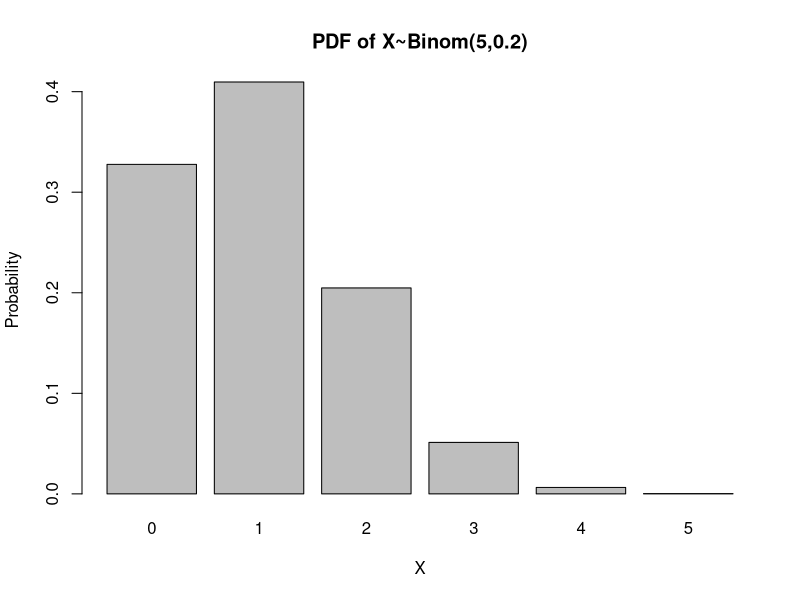
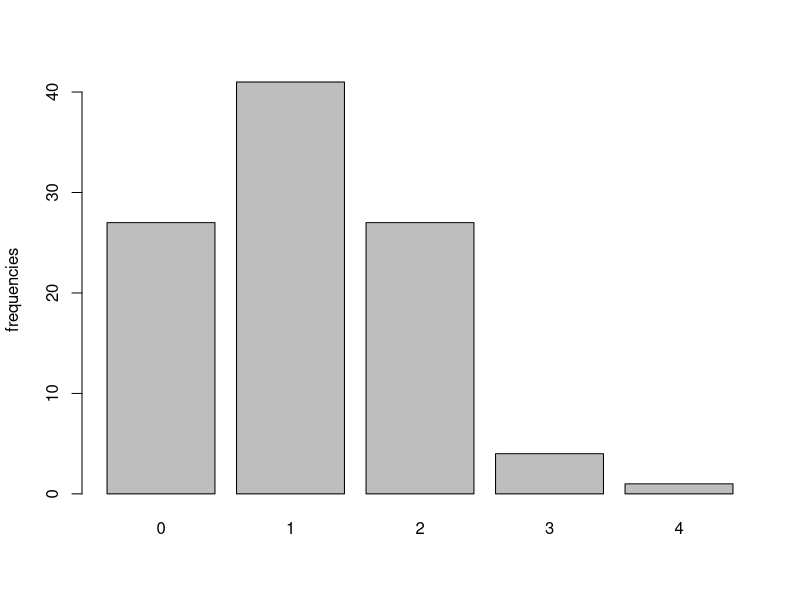
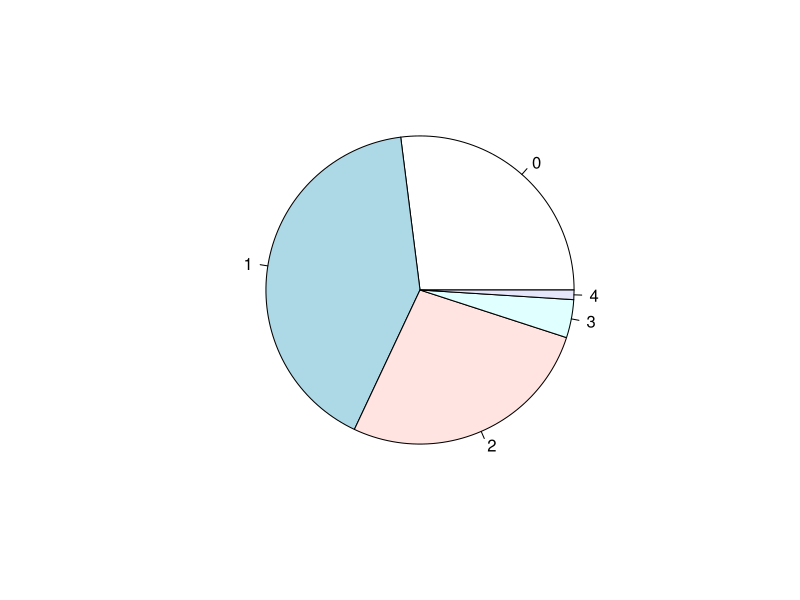
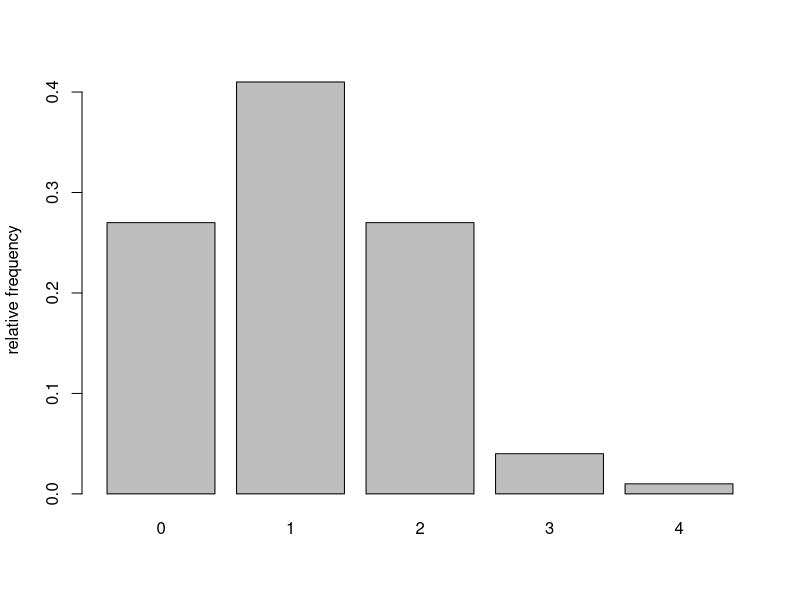
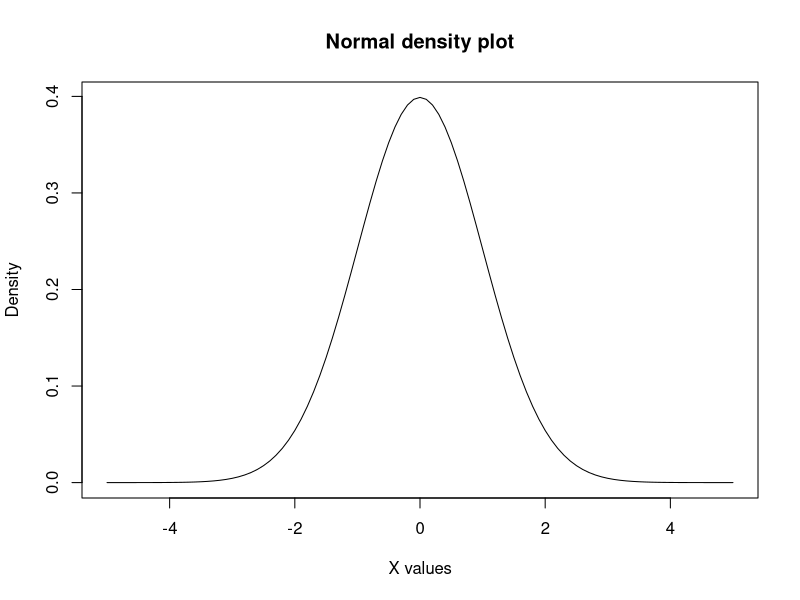
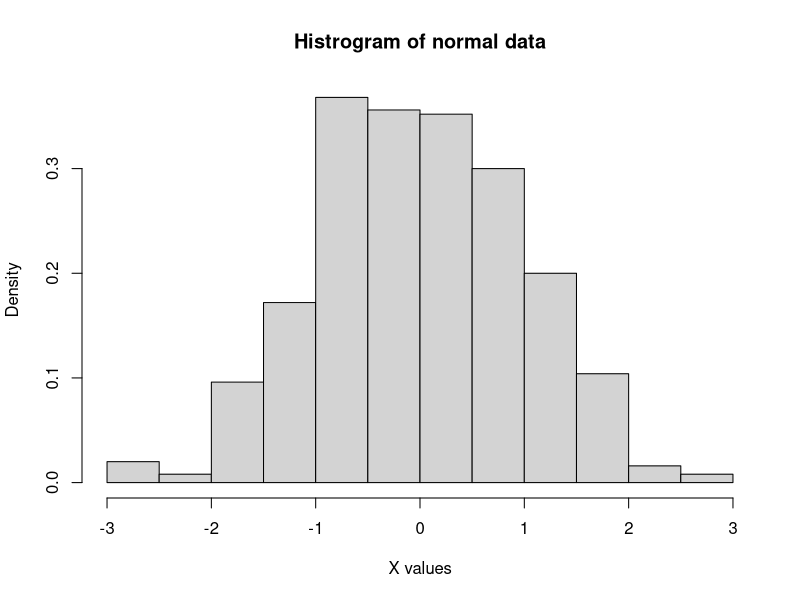
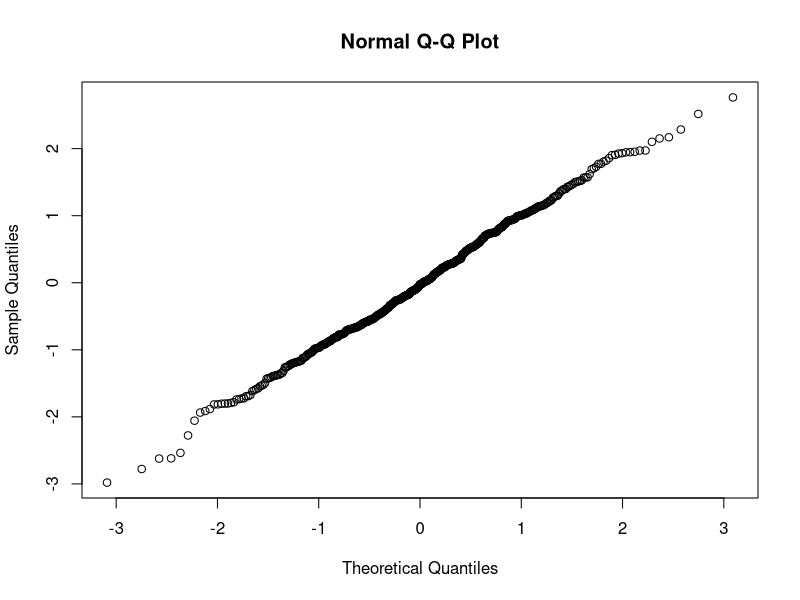
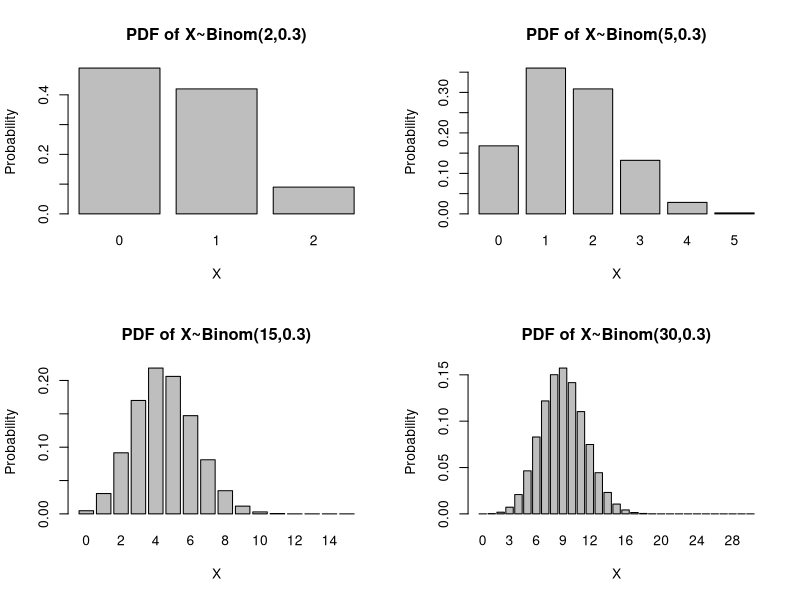

These figures' R source, in order:
## ---- chunk 1
# first, we store the parameters of the distribution in variables n and p
n = 5
p = 0.2

x = 0:n # we create a vector with discrete values from 0 to n

binom_coef=choose(n, x) # we compute the binomial coefficients for each x 

# we compute binomial probabilities for all x values
binom_prob= binom_coef* p^x * (1 - p)^{n-x} 
print(binom_prob) # we print all probabilities

## ---- chunk 2
binom_prob = dbinom(x,n,p)
print(binom_prob)
## ---- chunk 3
barplot(names= x,
        height = binom_prob,
        main = "PDF of X~Binom(5,0.2)",
        xlab='X',
        ylab='Probability')
## ---- chunk 4
N=100
# we draw N samples from a binomial distribution with parameters n and p and store them in variable binom_sim
binom_sim = rbinom(N,n,p)

# we compute the frequency distribution of the samples and store them in a variable
data = table(binom_sim)
print(data)

# we can plot the frequencies in a bar plot
barplot(data,ylab="frequencies")

# we can plot the frequencies in a pie chart
pie(data)

## ---- chunk 5
binom_sim_relfreq=data/N
print(binom_sim_relfreq)
barplot(binom_sim_relfreq,ylab="relative frequency")

## ---- chunk 6
# first we set the values for the mean and the sd 
mu=0
sigma=1

# next, we define the function f
f_norm=function(x){(1/(sigma*sqrt(2*pi))) * exp((-(x-mu)^2)/(2*sigma^2))}
#note that this function is already defined in R as dnorm(x), we could use that instead

# we plot the function f
curve(f_norm,
      xlim=c(-5,5),
      main="Normal density plot",
      xlab="X values",
      ylab="Density"
      )
## ---- chunk 7
integrate(f_norm,-Inf, 0)
## ---- chunk 8
pnorm(0, mean=0, sd=1)
## ---- chunk 9
qnorm(0.5,mean=0,sd=1)
## ---- chunk 10
qnorm(0.025,mean=0,sd=1) # find x so that P(X<=x) = 0.025
qnorm(0.025,mean=0,sd=1, lower.tail = FALSE) # find x so that P(X>=x) = 0.025
## ---- chunk 11
pnorm(1.96,0,1) - pnorm(-1.96,0,1)
## ---- chunk 12
norm_sim=rnorm(500)
hist(norm_sim, 
     freq = FALSE, #This is needed to plot the relative frequencies instead of the frequencies, so that the total area of the histogram is one.
     main= "Histrogram of normal data",
     xlab="X values")
## ---- chunk 13
qqnorm(norm_sim) # we generate the QQPlot for the data simulated data
## ---- chunk 14
p=0.3

par(mfrow=c(2,2))    # set the plotting area into a 2*2 matrix
#first plot with n=2
x = 0:2
barplot(names= x,
        height = dbinom(x,2,p),
        main = "PDF of X~Binom(2,0.3)",
        xlab='X',
        ylab='Probability')

#second plot with n=5
x = 0:5
barplot(names= x,
        height = dbinom(x,5,p),
        main = "PDF of X~Binom(5,0.3)",
        xlab='X',
        ylab='Probability')

#third plot with n=15
x = 0:15
barplot(names= x,
        height = dbinom(x,15,p),
        main = "PDF of X~Binom(15,0.3)",
        xlab='X',
        ylab='Probability')

#fourth plot with n=30
x = 0:30
barplot(names= x,
        height = dbinom(x,30,p),
        main = "PDF of X~Binom(30,0.3)",
        xlab='X',
        ylab='Probability')

## ---- chunk 15
dbinom(x=10,30,0.3)

mu=30*0.3
sigma=sqrt(30*0.3*0.7) 
pnorm(10.5,mu,sigma) - pnorm(9.5,mu,sigma)
## ---- chunk 16
sample_means=replicate(n = 1000, mean(rbinom(100,30,0.01)))
hist(sample_means, breaks=20)
qqnorm(sample_means)

